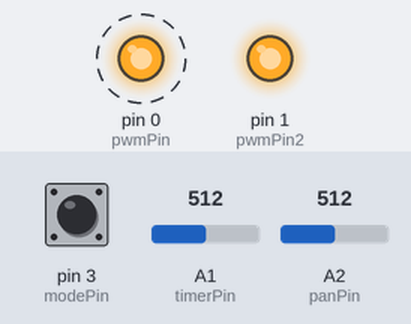
Simulated run of this sketch. Board: Arduino Uno, built with avr-gcc and run on an emulated ATmega328P. Parts: output pins drawn as LEDs (lit = HIGH). Dashed ring = blinking. The test bench sets the inputs (shaded band); at power-on: A2 (panPin) = 512, A1 (timerPin) = 512, pin 3 (modePin) LOW.

Above: at 1.2 s.
1.3 s: A2 (panPin) set to 529
At 2.8 s:
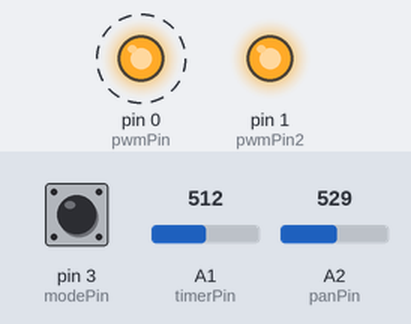
4.3 s: A2 (panPin) set to 306
At 5.0 s:
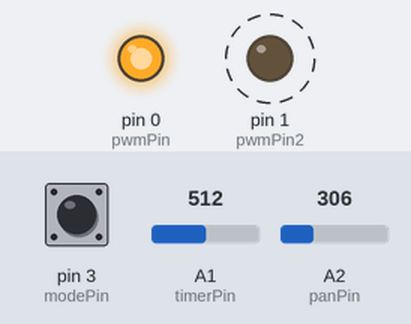
7.3 s: A1 (timerPin) set to 900
9.0 s: A1 (timerPin) set to 122
10.7 s: pin 3 (modePin) pulled HIGH for 0.15 s
At 11.8 s:
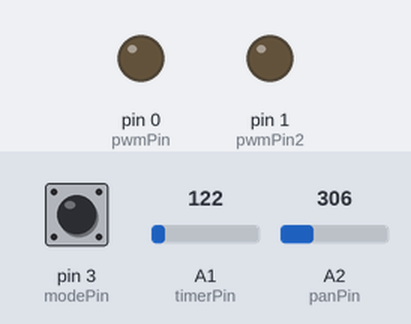
Timing chart, 0 to 45.0 s (numbered marks = the images above; inputs shaded):
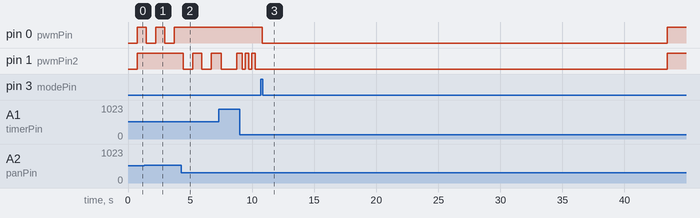

Measured:
- after the input at 1.3 s, pin 1 (pwmPin2): stops changing and stays HIGH
- after the input at 4.3 s, pin 0 (pwmPin): stops changing and stays HIGH; pin 1 (pwmPin2): alternates HIGH for 0.74 s and LOW for 0.74 s, starting after 0.16 s
- after the input at 10.7 s, pin 0 (pwmPin): HIGH → LOW after 0.10 s, → HIGH 32.7 s later; pin 1 (pwmPin2): LOW → HIGH after 32.8 s
- by itself, pin 0 (pwmPin): alternates HIGH for 0.74 s and LOW for 0.74 s

The sketch:

attinytest.ino
```cpp
#define PWMHIGH 255
#define PWMLOW 0
#define ANALOGLOW 0
#define FLASHMODE 0
#define SFLASHMODE 1
#define CONSTANTMODE 2
#define NUMMODES 3
#define ANALOGHIGH 1023

// pin definitions
int pwmPin = 0;
int pwmPin2 = 1;
int timerPin = A1;
int panPin = A2;
int modePin = 3;

// system defaults
int i = 0;
boolean fadingIn = true;
int mode = FLASHMODE;
int modePinState = LOW;
int lastModePinState = LOW;
int lastModeToggleState = LOW;
// the following variables are unsigned longs because the time, measured in
// milliseconds, will quickly become a bigger number than can be stored in an int.
unsigned long lastModeToggleTime = 0;
unsigned long modeToggleDelay = 100;

void setup() {
  pinMode(pwmPin, OUTPUT);
  pinMode(pwmPin2, OUTPUT);
  pinMode(timerPin, INPUT);
  pinMode(panPin, INPUT);
  pinMode(modePin, INPUT);
}

int readTimerInput(void) {
  int timerInput = analogRead(timerPin);
  return map(timerInput, ANALOGLOW, ANALOGHIGH, 10, 5000);
}

float readPanInput(void) {
  float timerInput = (float) analogRead(panPin);
  return timerInput / 1023.0;
}

boolean modeToggleDelayLapsed(void) {
  return (millis() - lastModeToggleTime) > modeToggleDelay;
}

void resetModeToggleTime(void) {
  lastModeToggleTime = millis();
}

/*
   Read push button mode toggle with debounce
*/
int readModeInput(void) {
  int reading = digitalRead(modePin);

  if (reading != lastModePinState) {
    resetModeToggleTime();
  }

  if (modeToggleDelayLapsed() && reading != modePinState) {
    modePinState = reading;
  }

  lastModePinState = reading;

  return modePinState;
}

boolean modeToggled(int newMode) {
  if (newMode != lastModeToggleState) {
    lastModeToggleState = newMode;
    return newMode == HIGH;
  }
  else {
    return false;
  }
}

void changeMode(void) {
  mode++;
  if (mode == NUMMODES) {
    mode = FLASHMODE;
  }
}

/*
   outputs inverted since pins will connect to LED ground
   255 is therefore off and 0 is on
*/
void writeLeds(int pwmVal, float led1Weight, float led2Weight) {
  analogWrite(pwmPin, PWMHIGH - (pwmVal * led1Weight));
  analogWrite(pwmPin2, PWMHIGH - (pwmVal * led2Weight));
}

int getOutput(int pwmVal, int mode, boolean fadingIn) {
  switch (mode) {
    case CONSTANTMODE:
      return PWMHIGH;
    case SFLASHMODE:
      return pwmVal;
    case FLASHMODE:
    default:
      if (fadingIn) {
        return PWMHIGH;
      }
      else {
        return PWMLOW;
      }

  }
}

void setNextPwmVal(void) {
  if (fadingIn) {
    if (i == PWMHIGH) {
      fadingIn = false;
    }
    else {
      i++;
    }
  }
  else {
    if (i == PWMLOW) {
      fadingIn = true;
    }
    else {
      i--;
    }
  }
}

void loop() {
  int newMode = readModeInput();

  if (modeToggled(newMode)) {
    changeMode();
  }

  float multiplier1 = readPanInput();
  float multiplier2 = 1.0 - multiplier1;

  writeLeds(getOutput(i, mode, fadingIn), multiplier1, multiplier2);

  setNextPwmVal();

  delayMicroseconds(readTimerInput());
}
```
